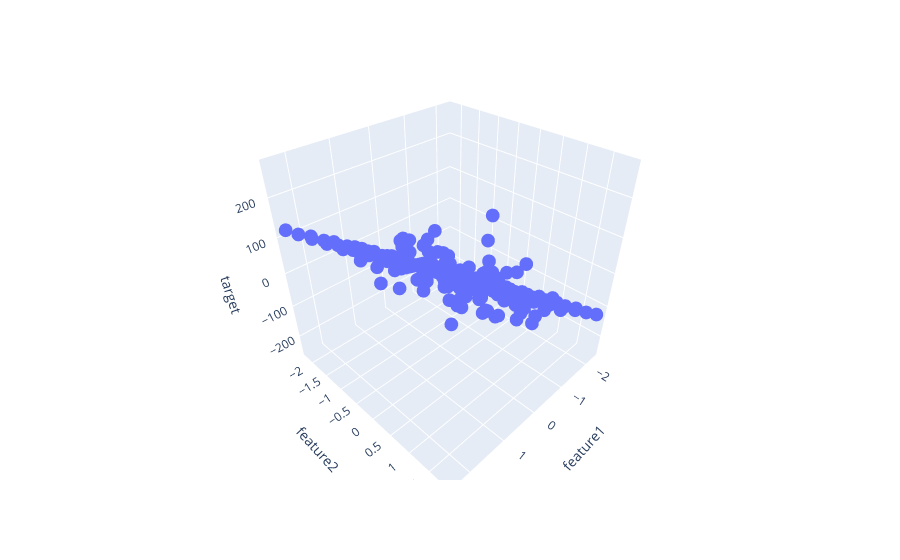

Notebook code cell kept with this figure:
### Code cell
# Overlay the fitted plane on the 3D scatter
x_surf = np.linspace(synth_df['feature1'].min(), synth_df['feature1'].max(), 10)
y_surf = np.linspace(synth_df['feature2'].min(), synth_df['feature2'].max(), 10)
x_surf, y_surf = np.meshgrid(x_surf, y_surf)
z_surf = lr.intercept_ + lr.coef_[0]*x_surf + lr.coef_[1]*y_surf

fig = px.scatter_3d(synth_df, x='feature1', y='feature2', z='target')
fig.add_traces(px.scatter_3d(x=x_surf.flatten(), y=y_surf.flatten(), z=z_surf.flatten()).data)
fig.show()
